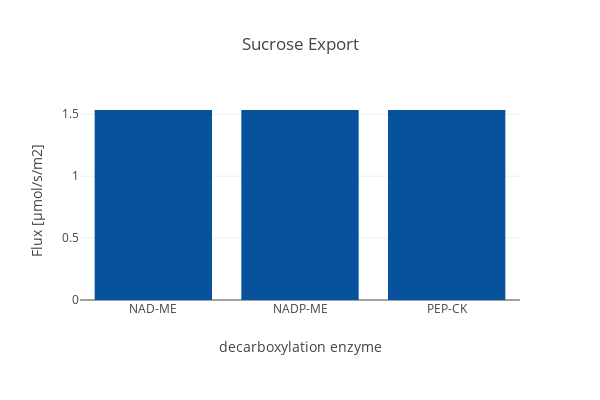

Source (notebook cell):
### Code cell
create_bar_plot_rxn(D_pfba, D_exp,
                    {'[B]_Ex_Suc':'Ex_Suc',},
                    'Sucrose Export', xaxis_title,
                    stacked = True, save_fig=save_fig)

### Figure 1 — Plotly figure (JSON) as saved in the notebook; plotly's stock layout.template omitted (floating-point values rounded to 4 significant figures)
{"data": [{"marker": {"color": "rgb(8,81,156)"}, "name": "Ex_Suc", "type": "bar", "uid": "bdaaefea-823a-4116-aaec-a741cbbb90bc", "x": ["NAD-ME", "NADP-ME", "PEP-CK"], "y": [1.534, 1.534, 1.534]}], "layout": {"barmode": "stack", "height": 400, "margin": {"b": 100}, "title": {"text": "Sucrose Export"}, "width": 600, "xaxis": {"tickangle": 0, "title": {"text": "decarboxylation enzyme"}}, "yaxis": {"autorange": true, "title": {"text": "Flux [µmol/s/m2]"}}}}
